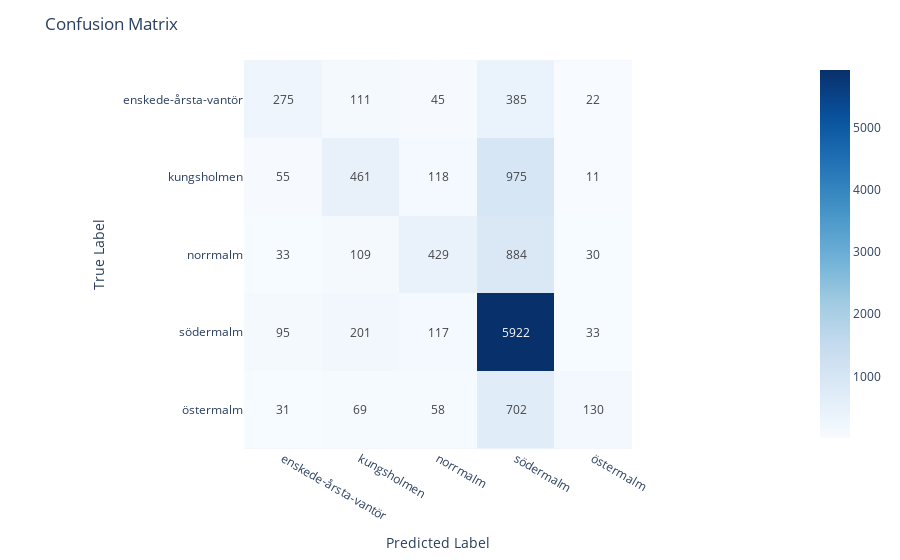

Source (notebook cell):
### Code cell
evaluate_model(df_extended, labels, 'model_LogisticRegression()_5y', add_features='y')

### Figure 1 — Plotly figure (JSON) as saved in the notebook; plotly's stock layout.template omitted (floating-point values rounded to 4 significant figures)
{"data": [{"coloraxis": "coloraxis", "hovertemplate": "x: %{x}<br>y: %{y}<br>color: %{z}<extra></extra>", "name": "0", "texttemplate": "%{z}", "type": "heatmap", "x": ["enskede-årsta-vantör", "kungsholmen", "norrmalm", "södermalm", "östermalm"], "xaxis": "x", "y": ["enskede-årsta-vantör", "kungsholmen", "norrmalm", "södermalm", "östermalm"], "yaxis": "y", "z": [[275, 111, 45, 385, 22], [55, 461, 118, 975, 11], [33, 109, 429, 884, 30], [95, 201, 117, 5922, 33], [31, 69, 58, 702, 130]]}], "layout": {"coloraxis": {"colorscale": [[0, "rgb(247,251,255)"], [0.125, "rgb(222,235,247)"], [0.25, "rgb(198,219,239)"], [0.375, "rgb(158,202,225)"], [0.5, "rgb(107,174,214)"], [0.625, "rgb(66,146,198)"], [0.75, "rgb(33,113,181)"], [0.875, "rgb(8,81,156)"], [1, "rgb(8,48,107)"]]}, "margin": {"t": 60}, "title": {"text": "Confusion Matrix"}, "xaxis": {"anchor": "y", "constrain": "domain", "domain": [0, 1], "scaleanchor": "y", "title": {"text": "Predicted Label"}}, "yaxis": {"anchor": "x", "autorange": "reversed", "constrain": "domain", "domain": [0, 1], "title": {"text": "True Label"}}}}
